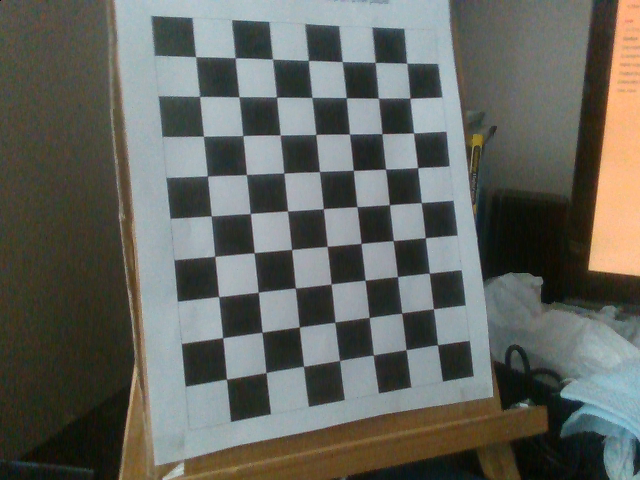
%> input picture MatlabReprojectionError/Images/Colour/RGB1_Color.png, 640 x 480 px
$ octave reprojectionError.m   (GNU Octave 9; MATLAB toolbox functions it lacks are replaced by stand-ins)
%> lines starting %> are read from the running program, lines starting %| are printed output that depends on the picture
% Generate Arbitrary Error Curve for Depth Error

clear;
close all;

addpath(genpath('Images/')); % Add folders recursively

% image = imageDatastore(fullfile(toolboxdir('vision'),'visiondata','calibration','slr'));
% Get set of images in a struct

images = imageDatastore('Images/Colour');

image1 = imread('RGB1_Color.png');
%> image1 is the input picture: size 480x640x3 uint8; mean R, G, B 99.3, 101.2, 94.9
image2 = imread('RGB2_Color.png');
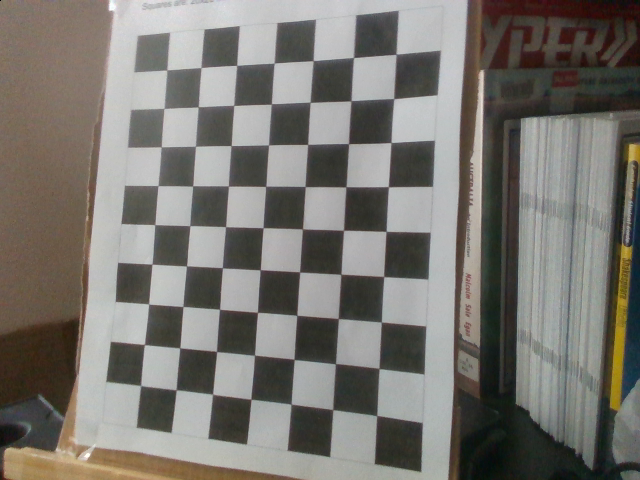
%> input picture MatlabReprojectionError/Images/Colour/RGB2_Color.png, 640 x 480 px
%> image2 is the input picture: size 480x640x3 uint8; mean R, G, B 121.4, 118.4, 112.7

depth1 = imread('Depth1_Depth.png');
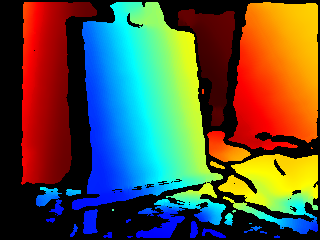
%> input picture MatlabReprojectionError/Images/Depth1_Depth.png, 320 x 240 px
%> depth1 is the input picture: size 240x320x3 uint8; mean R, G, B 89.2, 85.7, 66
depth2 = imread('Depth2_Depth.png');
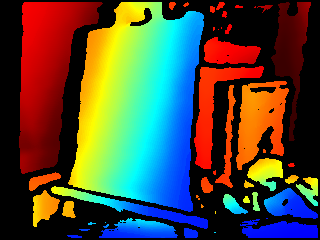
%> input picture MatlabReprojectionError/Images/Depth2_Depth.png, 320 x 240 px
%> depth2 is the input picture: size 240x320x3 uint8; mean R, G, B 78.7, 75.2, 58.8

%> (the run ends here)
